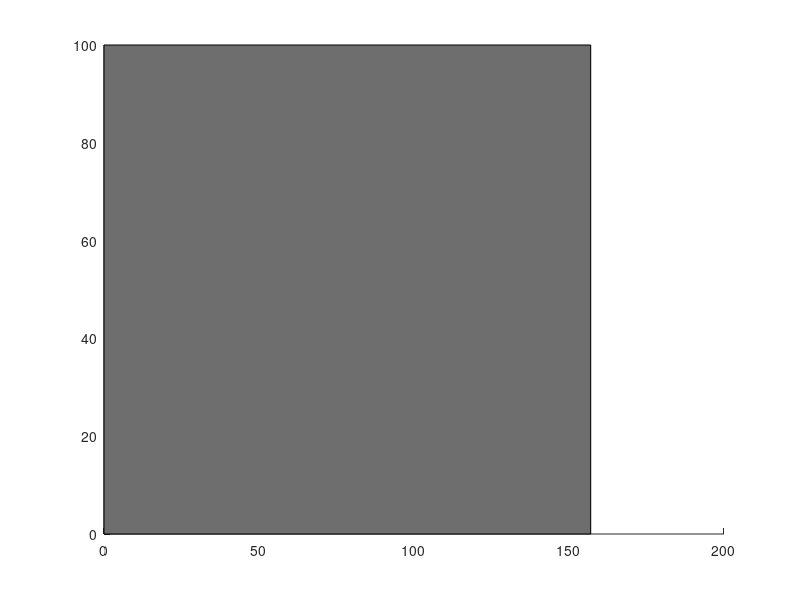

Reproduce this figure in MATLAB. (Note: this script raises an error after producing the figure.)
%% FIG1 RDP ELEMENTS %%
% State sequence
f               = figure;
dest_dir        = '/Users/fschneider/ownCloud/Documents/Publications/CPR_psychophysics/Figures/FIG1/raw';

dur             = [0 randi([125 250],1,10)];
height          = 100;
fixcol          = 0;
maxcol          = .85;
cl              = linspace(maxcol,.1,10);
cl            	= cl(randperm(length(cl)));

% Direction
for j = 1:length(dur)-1
x               = [sum(dur(1:j)) sum(dur(1:j+1)) sum(dur(1:j+1)) sum(dur(1:j))];
y             	= [0 0 height height];
p               = patch(x,y,[cl(j) cl(j) cl(j)]);
p.EdgeColor     = 'none';
end

% Coherence
rnge            = [.24 .45 .31];
cdur            = [0 sum(dur)*rnge(1) sum(dur)*rnge(2) sum(dur)*rnge(3)];
m               = 5;

maxcol          = .75;
fixcol          = .2;
cl              = linspace(maxcol,0,10);
cl            	= cl(randperm(length(cl)));

for j = 1:length(cdur)-1
x               = [sum(cdur(1:j)) sum(cdur(1:j+1)) sum(cdur(1:j+1)) sum(cdur(1:j))];
y             	= [height*(m-1) height*(m-1) height*m height*m];
p               = patch(x,y,[fixcol cl(j) cl(j)]);
p.EdgeColor     = 'none';
end

% Cycle
mm              = 9;
xmat            = [0 sum(dur)*.2 sum(dur)*.2 0;...
                    sum(dur)*.25 sum(dur)*.75 sum(dur)*.75 sum(dur)*.25; ...
                    sum(dur)*.8 sum(dur) sum(dur) sum(dur)*.8];
y             	= [height*(mm-1) height*(mm-1) height*mm height*mm];

for i = 1:size(xmat,1)
p               = patch(xmat(i,:),y,[1 1 1]);
p.EdgeColor     = [0 0 0];
p.LineWidth     = 2;
end

% Connection lines
l1 = line([0 sum(dur)*rnge(1)],[height height*(m-1)]);
l1.LineStyle = '--';
l1.LineWidth = 2;
l1.Color = 'k';
l2 = line([sum(dur)*sum(rnge(1:2)) sum(dur)],[height*(m-1) height]);
l2.LineStyle = '--';
l2.LineWidth = 2;
l2.Color = 'k';

l3 = line([0 sum(dur)*.25],[height*m height*(mm-1)]);
l3.LineStyle = '--';
l3.LineWidth = 2;
l3.Color = 'k';
l4 = line([sum(dur)*.75 sum(dur)],[height*(mm-1) height*m]);
l4.LineStyle = '--';
l4.LineWidth = 2;
l4.Color = 'k';

box off
axis equal
set(gca,'visible','off')
print(f, [dest_dir '/state_sequence'], '-r300', '-dpng');

%% LEGENDS

% Direction legend
f               = figure;
maxcol          = .85;
fixcol          = 0;
cl              = linspace(maxcol,0,361);
scle            = 100;
ofs             = 0;
for iDir = 1:360
    theta       = linspace(iDir, iDir+1)/180*pi;
    p1          = patch([0 cos(theta).*scle 0]+ofs, [0 sin(theta).*scle 0]+height/2, [cl(iDir+1) cl(iDir+1) cl(iDir+1)]);
    p1.EdgeColor= 'none';
end

x               = 1.5;
theta           = linspace(0, 360)/180*pi;
p               = patch(([0 cos(theta).*scle 0]/x)+ofs, ([0 sin(theta).*scle 0]/x)+height/2, [.99999 .99999 .99999]);
p.EdgeColor     = 'none';

axis equal
axis off
print(f, [dest_dir '/lgnd_dir'], '-r300', '-dpng');

% Coherence legend
f               = figure;
cb              = colorbar;
cb.Ticks        = [];
cb.Position     = [.4 .1 .2 .8];
cb.Box          = 'off';
cl              = linspace(0,maxcol,256)';

axis off
colormap([repmat(fixcol,length(cl),1) cl cl])

print(f, [dest_dir '/lgnd_coh'], '-r300', '-dpng');

%% State sequence - actual data

load('/Users/fschneider/Documents/CPR_psychophysics/Dyad14/summary/20220325_LaS_CPRdyadic_block2_tbl.mat')
addpath /Users/fschneider/Documents/MATLAB/CircStat2012a

trl             = [1 31 61];
lw              = 2;
col             = [0 0 0];
c_bkg           = .7;
fs              = 16;
ts1             = t.trl_frme_ts{1}(1);
ts_end          = t.trl_frme_ts{61}(end);
ax_ofs          = .04;

% Targets
f = figure;
f.Color = [1 1 1];
ax3 = subplot(3,1,3); hold on
maxh = 1;
minh = -.01;
for iTrl = 1:length(trl)
    ts_on(iTrl) = (t.trl_frme_ts{trl(iTrl)}(1) - ts1)  ./ 1e6;
    ts_off(iTrl) = (t.trl_frme_ts{trl(iTrl)}(end) - ts1)  ./ 1e6;
    
    p = patch([ts_on(iTrl) ts_on(iTrl) ts_off(iTrl) ts_off(iTrl)],[minh maxh maxh minh],col+c_bkg);
    p.EdgeColor = 'none';
end

tts = [];
for iState = 1:90
    if t.trg_shown(iState) == 1
        tts = [tts (t.trg_ts{iState}-ts1)./1e6];
    end
end

tl = [ones(1,length(tts)); zeros(1,length(tts)); nan(1,length(tts))];
p = plot(repmat(tts,3,1), tl,'Color', col, 'LineWidth', lw/2);
ax3.XLim = [0 (ts_end-ts1)./1e6];
ax3.XLabel.String = 'Time [s]';
ax3.YTick = [0 1];
ax3.YTickLabel = {'off','on'};
ax3.YLabel.String = 'Target';
ax3.FontSize = fs;
ax3.Position(2) = ax3.Position(2)+ax_ofs*2;

% Direction
ax2 = subplot(3,1,2); hold on
maxh = 361;
minh = -.01;
for iTrl = 1:length(trl)
    ts_on(iTrl) = (t.trl_frme_ts{trl(iTrl)}(1) - ts1)  ./ 1e6;
    ts_off(iTrl) = (t.trl_frme_ts{trl(iTrl)}(end) - ts1)  ./ 1e6;
    
    p = patch([ts_on(iTrl) ts_on(iTrl) ts_off(iTrl) ts_off(iTrl)],[minh maxh maxh minh],col+c_bkg);
    p.EdgeColor = 'none';
end

for iTrl = 1:length(trl)
    p = plot((t.trl_frme_ts{trl(iTrl)}-ts1)./1e6, t.trl_rdp_dir{trl(iTrl)});
    p.Color = col;
    p.LineWidth = lw;
end
ax2.XLim = [0 (ts_end-ts1)./1e6];
ax2.XAxis.Visible = 'off';
ax2.YTick = [0 180 360];
ax2.YLim = [0 361];
ax2.YLabel.String = {'Direction'; '[deg]'};
ax2.FontSize = fs;
ax2.Position(2) = ax2.Position(2)+ax_ofs;

% Cycle/Coherence
ax1 = subplot(3,1,1); hold on
maxh = 1;
minh = -.01;
for iTrl = 1:length(trl)
    ts_on(iTrl) = (t.trl_frme_ts{trl(iTrl)}(1) - ts1)  ./ 1e6;
    ts_off(iTrl) = (t.trl_frme_ts{trl(iTrl)}(end) - ts1)  ./ 1e6;
    
    p = patch([ts_on(iTrl) ts_on(iTrl) ts_off(iTrl) ts_off(iTrl)],[minh maxh maxh minh],col+c_bkg);
    p.EdgeColor = 'none';
end

for iTrl = 1:length(trl)
    p = plot((t.trl_frme_ts{trl(iTrl)}-ts1)  ./ 1e6, t.trl_rdp_coh{trl(iTrl)});
    p.Color = col;
    p.LineWidth = lw;
    
end
ax1.YLim = [minh .81];
ax1.XLim = [0 (ts_end-ts1) ./ 1e6];
ax1.YTick = [0 .4 .8];
ax1.YLabel.String = {'Coherence'; '[%]'};
ax1.FontSize = fs;
ax1.XAxis.Visible = 'off';


axb1 = axes('Position', [0.13 0.19 0.2405 0.73], 'Color',[col+c_bkg]);
axb1.YAxis.Visible = 'off';
axb1.XAxis.Visible = 'off';
uistack(axb1, 'bottom')

axb2 = axes('Position', [0.3835 0.19 0.2615 0.73], 'Color',[col+c_bkg]);
axb2.YAxis.Visible = 'off';
axb2.XAxis.Visible = 'off';
uistack(axb2, 'bottom')

axb3 = axes('Position', [0.6595 0.19 0.245 0.73], 'Color',[col+c_bkg]);
axb3.YAxis.Visible = 'off';
axb3.XAxis.Visible = 'off';
uistack(axb3, 'bottom')

addpath /Users/fschneider/Documents/MATLAB/altmany-export_fig-d7671fe
export_fig(f, [dest_dir '/state_sequence_data'], '-r300', '-dpng')
%print(f, [dest_dir '/state_sequence_data'], '-r300', '-dpng');

%% RDP - Joystick example

trl         = 31;
js          = [];
rdp         = [];
str         = [];

for i = trl:trl+10
js          = [js t.js_dir{i}];
str         = [str t.js_str{i}];
rdp         = [rdp repmat(t.rdp_dir(i),1,length(t.js_dir{i}))];
end

str(isnan(str)) = 0;

for j = 1:length(js)-1
d1          = deg2rad(js(j));
d2          = deg2rad(js(j+1));
df_js(j)    = rad2deg(circ_dist(d1,d2));

d1          = deg2rad(rdp(j));
d2          = deg2rad(rdp(j+1));
df_rdp(j)   = rad2deg(circ_dist(d1,d2));
end

df_js(isnan(df_js)) = 0;
cs_js       = cumsum(df_js) - js(1);
cs_rdp      = cumsum(df_rdp) - rdp(1);
idx         = 500:2500;

% figure
% plot(cs_rdp(idx), 'k')
% hold on
% plot(cs_js(idx),'r')
% box off
% axis off

f           = figure;
plt         = plot(cs_rdp(idx), 'k', 'LineWidth', 5);
hold on

for i = idx
sc                  = scatter(i-(idx(1)-1), cs_js(i));
sc.MarkerFaceColor  = [str(i) 0 0];
sc.MarkerEdgeColor  = [str(i) 0 0];
sc.SizeData         = 50;
end

box off
axis off

print(f, [dest_dir '/js_rdp_trial'], '-r300', '-dpng');

% Eccentricity Legend
f               = figure;
cb              = colorbar;
cb.FontSize     = 24;
cb.Ticks        = [];
cb.Position     = [.4 .1 .2 .8];
cb.Box          = 'off';
colormap([linspace(0,1,256)',zeros(256,1),zeros(256,1)])
axis off
box off

print(f, [dest_dir '/lgnd_ecc'], '-r300', '-dpng');
